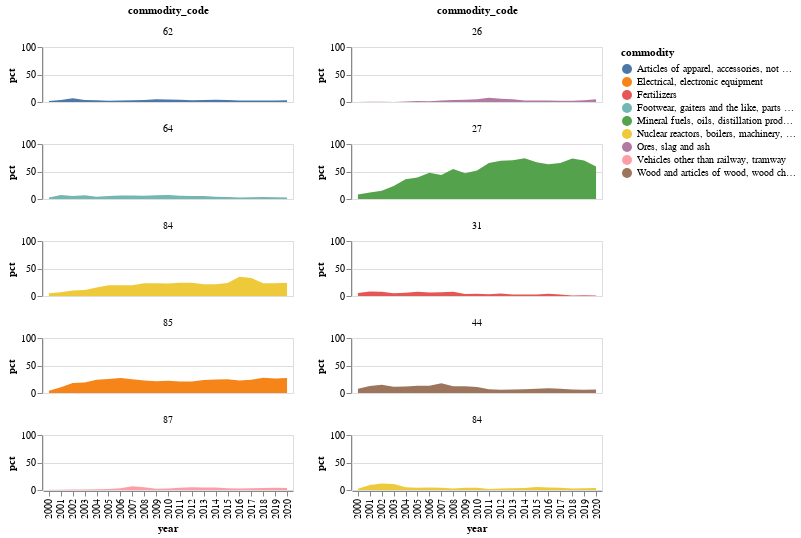

The notebook cell saved with this chart:
### Code cell
alt.hconcat(
    country_goods_facet(goods_data, "China", "Import", years=[2000, 2020], top=5),
    country_goods_facet(goods_data, "China", "Export", years=[2000, 2020], top=5)
)

### Figure 1 — Vega-Lite specification as saved in the notebook (floating-point values rounded to 4 significant figures)
{"config": {"view": {"continuousWidth": 400, "continuousHeight": 300}}, "hconcat": [{"data": {"name": "data-7b52f13b2757a26631e7b924bb9cf97b"}, "facet": {"field": "commodity_code", "type": "quantitative"}, "spec": {"mark": "area", "encoding": {"color": {"field": "commodity", "type": "nominal"}, "x": {"field": "year", "type": "ordinal"}, "y": {"field": "pct", "scale": {"domain": [0, 100]}, "type": "quantitative"}}, "height": 55, "width": 250}, "columns": 1}, {"data": {"name": "data-c9ddda583c9651408e6e098380e84d89"}, "facet": {"field": "commodity_code", "type": "quantitative"}, "spec": {"mark": "area", "encoding": {"color": {"field": "commodity", "type": "nominal"}, "x": {"field": "year", "type": "ordinal"}, "y": {"field": "pct", "scale": {"domain": [0, 100]}, "type": "quantitative"}}, "height": 55, "width": 250}, "columns": 1}], "$schema": "https://vega.github.io/schema/vega-lite/v4.17.0.json", "datasets": {"data-7b52f13b2757a26631e7b924bb9cf97b": [{"pct": 5.09, "year": 2000, "commodity": "Nuclear reactors, boilers, machinery, etc", "commodity_code": 84}, {"pct": 6.9, "year": 2001, "commodity": "Nuclear reactors, boilers, machinery, etc", "commodity_code": 84}, {"pct": 10.0, "year": 2002, "commodity": "Nuclear reactors, boilers, machinery, etc", "commodity_code": 84}, {"pct": 10.87, "year": 2003, "commodity": "Nuclear reactors, boilers, machinery, etc", "commodity_code": 84}, {"pct": 15.33, "year": 2004, "commodity": "Nuclear reactors, boilers, machinery, etc", "commodity_code": 84}, {"pct": 19.69, "year": 2005, "commodity": "Nuclear reactors, boilers, machinery, etc", "commodity_code": 84}, {"pct": 19.57, "year": 2006, "commodity": "Nuclear reactors, boilers, machinery, etc", "commodity_code": 84}, {"pct": 19.47, "year": 2007, "commodity": "Nuclear reactors, boilers, machinery, etc", "commodity_code": 84}, {"pct": 23.1, "year": 2008, "commodity": "Nuclear reactors, boilers, machinery, etc", "commodity_code": 84}, {"pct": 22.98, "year": 2009, "commodity": "Nuclear reactors, boilers, machinery, etc", "commodity_code": 84}, {"pct": 22.87, "year": 2010, "commodity": "Nuclear reactors, boilers, machinery, etc", "commodity_code": 84}, {"pct": 24.26, "year": 2011, "commodity": "Nuclear reactors, boilers, machinery, etc", "commodity_code": 84}, {"pct": 24.09, "year": 2012, "commodity": "Nuclear reactors, boilers, machinery, etc", "commodity_code": 84}, {"pct": 21.44, "year": 2013, "commodity": "Nuclear reactors, boilers, machinery, etc", "commodity_code": 84}, {"pct": 21.57, "year": 2014, "commodity": "Nuclear reactors, boilers, machinery, etc", "commodity_code": 84}, {"pct": 23.51, "year": 2015, "commodity": "Nuclear reactors, boilers, machinery, etc", "commodity_code": 84}, {"pct": 35.06, "year": 2016, "commodity": "Nuclear reactors, boilers, machinery, etc", "commodity_code": 84}, {"pct": 32.87, "year": 2017, "commodity": "Nuclear reactors, boilers, machinery, etc", "commodity_code": 84}, {"pct": 23.13, "year": 2018, "commodity": "Nuclear reactors, boilers, machinery, etc", "commodity_code": 84}, {"pct": 22.97, "year": 2019, "commodity": "Nuclear reactors, boilers, machinery, etc", "commodity_code": 84}, {"pct": 23.92, "year": 2020, "commodity": "Nuclear reactors, boilers, machinery, etc", "commodity_code": 84}, {"pct": 4.13, "year": 2000, "commodity": "Electrical, electronic equipment", "commodity_code": 85}, {"pct": 10.47, "year": 2001, "commodity": "Electrical, electronic equipment", "commodity_code": 85}, {"pct": 17.97, "year": 2002, "commodity": "Electrical, electronic equipment", "commodity_code": 85}, {"pct": 18.88, "year": 2003, "commodity": "Electrical, electronic equipment", "commodity_code": 85}, {"pct": 24.24, "year": 2004, "commodity": "Electrical, electronic equipment", "commodity_code": 85}, {"pct": 25.68, "year": 2005, "commodity": "Electrical, electronic equipment", "commodity_code": 85}, {"pct": 27.15, "year": 2006, "commodity": "Electrical, electronic equipment", "commodity_code": 85}, {"pct": 25.22, "year": 2007, "commodity": "Electrical, electronic equipment", "commodity_code": 85}, {"pct": 22.91, "year": 2008, "commodity": "Electrical, electronic equipment", "commodity_code": 85}, {"pct": 21.2, "year": 2009, "commodity": "Electrical, electronic equipment", "commodity_code": 85}, {"pct": 22.09, "year": 2010, "commodity": "Electrical, electronic equipment", "commodity_code": 85}, {"pct": 20.8, "year": 2011, "commodity": "Electrical, electronic equipment", "commodity_code": 85}, {"pct": 20.8, "year": 2012, "commodity": "Electrical, electronic equipment", "commodity_code": 85}, {"pct": 23.73, "year": 2013, "commodity": "Electrical, electronic equipment", "commodity_code": 85}, {"pct": 24.56, "year": 2014, "commodity": "Electrical, electronic equipment", "commodity_code": 85}, {"pct": 25.17, "year": 2015, "commodity": "Electrical, electronic equipment", "commodity_code": 85}, {"pct": 22.87, "year": 2016, "commodity": "Electrical, electronic equipment", "commodity_code": 85}, {"pct": 23.93, "year": 2017, "commodity": "Electrical, electronic equipment", "commodity_code": 85}, {"pct": 27.54, "year": 2018, "commodity": "Electrical, electronic equipment", "commodity_code": 85}, {"pct": 26.54, "year": 2019, "commodity": "Electrical, electronic equipment", "commodity_code": 85}, {"pct": 27.38, "year": 2020, "commodity": "Electrical, electronic equipment", "commodity_code": 85}, {"pct": 2.86, "year": 2000, "commodity": "Footwear, gaiters and the like, parts thereof", "commodity_code": 64}, {"pct": 7.2, "year": 2001, "commodity": "Footwear, gaiters and the like, parts thereof", "commodity_code": 64}, {"pct": 5.65, "year": 2002, "commodity": "Footwear, gaiters and the like, parts thereof", "commodity_code": 64}, {"pct": 6.8, "year": 2003, "commodity": "Footwear, gaiters and the like, parts thereof", "commodity_code": 64}, {"pct": 3.92, "year": 2004, "commodity": "Footwear, gaiters and the like, parts thereof", "commodity_code": 64}, {"pct": 5.43, "year": 2005, "commodity": "Footwear, gaiters and the like, parts thereof", "commodity_code": 64}, {"pct": 6.31, "year": 2006, "commodity": "Footwear, gaiters and the like, parts thereof", "commodity_code": 64}, {"pct": 6.22, "year": 2007, "commodity": "Footwear, gaiters and the like, parts thereof", "commodity_code": 64}, {"pct": 6.02, "year": 2008, "commodity": "Footwear, gaiters and the like, parts thereof", "commodity_code": 64}, {"pct": 6.84, "year": 2009, "commodity": "Footwear, gaiters and the like, parts thereof", "commodity_code": 64}, {"pct": 7.41, "year": 2010, "commodity": "Footwear, gaiters and the like, parts thereof", "commodity_code": 64}, {"pct": 5.79, "year": 2011, "commodity": "Footwear, gaiters and the like, parts thereof", "commodity_code": 64}, {"pct": 5.26, "year": 2012, "commodity": "Footwear, gaiters and the like, parts thereof", "commodity_code": 64}, {"pct": 5.32, "year": 2013, "commodity": "Footwear, gaiters and the like, parts thereof", "commodity_code": 64}, {"pct": 4.07, "year": 2014, "commodity": "Footwear, gaiters and the like, parts thereof", "commodity_code": 64}, {"pct": 3.75, "year": 2015, "commodity": "Footwear, gaiters and the like, parts thereof", "commodity_code": 64}, {"pct": 2.59, "year": 2016, "commodity": "Footwear, gaiters and the like, parts thereof", "commodity_code": 64}, {"pct": 2.97, "year": 2017, "commodity": "Footwear, gaiters and the like, parts thereof", "commodity_code": 64}, {"pct": 3.47, "year": 2018, "commodity": "Footwear, gaiters and the like, parts thereof", "commodity_code": 64}, {"pct": 3.23, "year": 2019, "commodity": "Footwear, gaiters and the like, parts thereof", "commodity_code": 64}, {"pct": 2.59, "year": 2020, "commodity": "Footwear, gaiters and the like, parts thereof", "commodity_code": 64}, {"pct": 0.67, "year": 2000, "commodity": "Vehicles other than railway, tramway", "commodity_code": 87}, {"pct": 0.6, "year": 2001, "commodity": "Vehicles other than railway, tramway", "commodity_code": 87}, {"pct": 0.72, "year": 2002, "commodity": "Vehicles other than railway, tramway", "commodity_code": 87}, {"pct": 0.98, "year": 2003, "commodity": "Vehicles other than railway, tramway", "commodity_code": 87}, {"pct": 1.16, "year": 2004, "commodity": "Vehicles other than railway, tramway", "commodity_code": 87}, {"pct": 2.0, "year": 2005, "commodity": "Vehicles other than railway, tramway", "commodity_code": 87}, {"pct": 3.0, "year": 2006, "commodity": "Vehicles other than railway, tramway", "commodity_code": 87}, {"pct": 6.67, "year": 2007, "commodity": "Vehicles other than railway, tramway", "commodity_code": 87}, {"pct": 5.14, "year": 2008, "commodity": "Vehicles other than railway, tramway", "commodity_code": 87}, {"pct": 2.08, "year": 2009, "commodity": "Vehicles other than railway, tramway", "commodity_code": 87}, {"pct": 2.61, "year": 2010, "commodity": "Vehicles other than railway, tramway", "commodity_code": 87}, {"pct": 3.94, "year": 2011, "commodity": "Vehicles other than railway, tramway", "commodity_code": 87}, {"pct": 5.09, "year": 2012, "commodity": "Vehicles other than railway, tramway", "commodity_code": 87}, {"pct": 4.48, "year": 2013, "commodity": "Vehicles other than railway, tramway", "commodity_code": 87}, {"pct": 4.35, "year": 2014, "commodity": "Vehicles other than railway, tramway", "commodity_code": 87}, {"pct": 3.27, "year": 2015, "commodity": "Vehicles other than railway, tramway", "commodity_code": 87}, {"pct": 2.84, "year": 2016, "commodity": "Vehicles other than railway, tramway", "commodity_code": 87}, {"pct": 3.24, "year": 2017, "commodity": "Vehicles other than railway, tramway", "commodity_code": 87}, {"pct": 3.67, "year": 2018, "commodity": "Vehicles other than railway, tramway", "commodity_code": 87}, {"pct": 4.2, "year": 2019, "commodity": "Vehicles other than railway, tramway", "commodity_code": 87}, {"pct": 3.81, "year": 2020, "commodity": "Vehicles other than railway, tramway", "commodity_code": 87}, {"pct": 1.7, "year": 2000, "commodity": "Articles of apparel, accessories, not knit or crochet", "commodity_code": 62}, {"pct": 3.84, "year": 2001, "commodity": "Articles of apparel, accessories, not knit or crochet", "commodity_code": 62}, {"pct": 6.69, "year": 2002, "commodity": "Articles of apparel, accessories, not knit or crochet", "commodity_code": 62}, {"pct": 3.53, "year": 2003, "commodity": "Articles of apparel, accessories, not knit or crochet", "commodity_code": 62}, {"pct": 3.4, "year": 2004, "commodity": "Articles of apparel, accessories, not knit or crochet", "commodity_code": 62}, {"pct": 2.09, "year": 2005, "commodity": "Articles of apparel, accessories, not knit or crochet", "commodity_code": 62}, {"pct": 2.7, "year": 2006, "commodity": "Articles of apparel, accessories, not knit or crochet", "commodity_code": 62}, {"pct": 3.37, "year": 2007, "commodity": "Articles of apparel, accessories, not knit or crochet", "commodity_code": 62}, {"pct": 3.69, "year": 2008, "commodity": "Articles of apparel, accessories, not knit or crochet", "commodity_code": 62}, {"pct": 4.91, "year": 2009, "commodity": "Articles of apparel, accessories, not knit or crochet", "commodity_code": 62}, {"pct": 4.37, "year": 2010, "commodity": "Articles of apparel, accessories, not knit or crochet", "commodity_code": 62}, {"pct": 3.92, "year": 2011, "commodity": "Articles of apparel, accessories, not knit or crochet", "commodity_code": 62}, {"pct": 3.25, "year": 2012, "commodity": "Articles of apparel, accessories, not knit or crochet", "commodity_code": 62}, {"pct": 3.76, "year": 2013, "commodity": "Articles of apparel, accessories, not knit or crochet", "commodity_code": 62}, {"pct": 3.87, "year": 2014, "commodity": "Articles of apparel, accessories, not knit or crochet", "commodity_code": 62}, {"pct": 3.56, "year": 2015, "commodity": "Articles of apparel, accessories, not knit or crochet", "commodity_code": 62}, {"pct": 2.63, "year": 2016, "commodity": "Articles of apparel, accessories, not knit or crochet", "commodity_code": 62}, {"pct": 2.57, "year": 2017, "commodity": "Articles of apparel, accessories, not knit or crochet", "commodity_code": 62}, {"pct": 2.88, "year": 2018, "commodity": "Articles of apparel, accessories, not knit or crochet", "commodity_code": 62}, {"pct": 2.7, "year": 2019, "commodity": "Articles of apparel, accessories, not knit or crochet", "commodity_code": 62}, {"pct": 3.36, "year": 2020, "commodity": "Articles of apparel, accessories, not knit or crochet", "commodity_code": 62}], "data-c9ddda583c9651408e6e098380e84d89": [{"pct": 7.97, "year": 2000, "commodity": "Mineral fuels, oils, distillation products, etc", "commodity_code": 27}, {"pct": 11.76, "year": 2001, "commodity": "Mineral fuels, oils, distillation products, etc", "commodity_code": 27}, {"pct": 14.94, "year": 2002, "commodity": "Mineral fuels, oils, distillation products, etc", "commodity_code": 27}, {"pct": 23.57, "year": 2003, "commodity": "Mineral fuels, oils, distillation products, etc", "commodity_code": 27}, {"pct": 35.7, "year": 2004, "commodity": "Mineral fuels, oils, distillation products, etc", "commodity_code": 27}, {"pct": 39.14, "year": 2005, "commodity": "Mineral fuels, oils, distillation products, etc", "commodity_code": 27}, {"pct": 47.8, "year": 2006, "commodity": "Mineral fuels, oils, distillation products, etc", "commodity_code": 27}, {"pct": 43.64, "year": 2007, "commodity": "Mineral fuels, oils, distillation products, etc", "commodity_code": 27}, {"pct": 54.4, "year": 2008, "commodity": "Mineral fuels, oils, distillation products, etc", "commodity_code": 27}, {"pct": 46.69, "year": 2009, "commodity": "Mineral fuels, oils, distillation products, etc", "commodity_code": 27}, {"pct": 51.92, "year": 2010, "commodity": "Mineral fuels, oils, distillation products, etc", "commodity_code": 27}, {"pct": 65.54, "year": 2011, "commodity": "Mineral fuels, oils, distillation products, etc", "commodity_code": 27}, {"pct": 69.61, "year": 2012, "commodity": "Mineral fuels, oils, distillation products, etc", "commodity_code": 27}, {"pct": 70.67, "year": 2013, "commodity": "Mineral fuels, oils, distillation products, etc", "commodity_code": 27}, {"pct": 74.18, "year": 2014, "commodity": "Mineral fuels, oils, distillation products, etc", "commodity_code": 27}, {"pct": 66.71, "year": 2015, "commodity": "Mineral fuels, oils, distillation products, etc", "commodity_code": 27}, {"pct": 63.3, "year": 2016, "commodity": "Mineral fuels, oils, distillation products, etc", "commodity_code": 27}, {"pct": 65.31, "year": 2017, "commodity": "Mineral fuels, oils, distillation products, etc", "commodity_code": 27}, {"pct": 73.59, "year": 2018, "commodity": "Mineral fuels, oils, distillation products, etc", "commodity_code": 27}, {"pct": 69.9, "year": 2019, "commodity": "Mineral fuels, oils, distillation products, etc", "commodity_code": 27}, {"pct": 59.27, "year": 2020, "commodity": "Mineral fuels, oils, distillation products, etc", "commodity_code": 27}, {"pct": 7.83, "year": 2000, "commodity": "Wood and articles of wood, wood charcoal", "commodity_code": 44}, {"pct": 12.51, "year": 2001, "commodity": "Wood and articles of wood, wood charcoal", "commodity_code": 44}, {"pct": 14.87, "year": 2002, "commodity": "Wood and articles of wood, wood charcoal", "commodity_code": 44}, {"pct": 11.38, "year": 2003, "commodity": "Wood and articles of wood, wood charcoal", "commodity_code": 44}, {"pct": 12.01, "year": 2004, "commodity": "Wood and articles of wood, wood charcoal", "commodity_code": 44}, {"pct": 13.14, "year": 2005, "commodity": "Wood and articles of wood, wood charcoal", "commodity_code": 44}, {"pct": 13.08, "year": 2006, "commodity": "Wood and articles of wood, wood charcoal", "commodity_code": 44}, {"pct": 17.92, "year": 2007, "commodity": "Wood and articles of wood, wood charcoal", "commodity_code": 44}, {"pct": 12.17, "year": 2008, "commodity": "Wood and articles of wood, wood charcoal", "commodity_code": 44}, {"pct": 12.4, "year": 2009, "commodity": "Wood and articles of wood, wood charcoal", "commodity_code": 44}, {"pct": 10.97, "year": 2010, "commodity": "Wood and articles of wood, wood charcoal", "commodity_code": 44}, {"pct": 6.98, "year": 2011, "commodity": "Wood and articles of wood, wood charcoal", "commodity_code": 44}, {"pct": 5.83, "year": 2012, "commodity": "Wood and articles of wood, wood charcoal", "commodity_code": 44}, {"pct": 6.26, "year": 2013, "commodity": "Wood and articles of wood, wood charcoal", "commodity_code": 44}, {"pct": 6.71, "year": 2014, "commodity": "Wood and articles of wood, wood charcoal", "commodity_code": 44}, {"pct": 7.83, "year": 2015, "commodity": "Wood and articles of wood, wood charcoal", "commodity_code": 44}, {"pct": 8.83, "year": 2016, "commodity": "Wood and articles of wood, wood charcoal", "commodity_code": 44}, {"pct": 7.95, "year": 2017, "commodity": "Wood and articles of wood, wood charcoal", "commodity_code": 44}, {"pct": 6.29, "year": 2018, "commodity": "Wood and articles of wood, wood charcoal", "commodity_code": 44}, {"pct": 5.92, "year": 2019, "commodity": "Wood and articles of wood, wood charcoal", "commodity_code": 44}, {"pct": 6.25, "year": 2020, "commodity": "Wood and articles of wood, wood charcoal", "commodity_code": 44}, {"pct": 2.5, "year": 2000, "commodity": "Nuclear reactors, boilers, machinery, etc", "commodity_code": 84}, {"pct": 8.93, "year": 2001, "commodity": "Nuclear reactors, boilers, machinery, etc", "commodity_code": 84}, {"pct": 12.01, "year": 2002, "commodity": "Nuclear reactors, boilers, machinery, etc", "commodity_code": 84}, {"pct": 10.72, "year": 2003, "commodity": "Nuclear reactors, boilers, machinery, etc", "commodity_code": 84}, {"pct": 5.03, "year": 2004, "commodity": "Nuclear reactors, boilers, machinery, etc", "commodity_code": 84}, {"pct": 4.07, "year": 2005, "commodity": "Nuclear reactors, boilers, machinery, etc", "commodity_code": 84}, {"pct": 4.67, "year": 2006, "commodity": "Nuclear reactors, boilers, machinery, etc", "commodity_code": 84}, {"pct": 3.93, "year": 2007, "commodity": "Nuclear reactors, boilers, machinery, etc", "commodity_code": 84}, {"pct": 2.89, "year": 2008, "commodity": "Nuclear reactors, boilers, machinery, etc", "commodity_code": 84}, {"pct": 4.28, "year": 2009, "commodity": "Nuclear reactors, boilers, machinery, etc", "commodity_code": 84}, {"pct": 4.3, "year": 2010, "commodity": "Nuclear reactors, boilers, machinery, etc", "commodity_code": 84}, {"pct": 1.7, "year": 2011, "commodity": "Nuclear reactors, boilers, machinery, etc", "commodity_code": 84}, {"pct": 2.71, "year": 2012, "commodity": "Nuclear reactors, boilers, machinery, etc", "commodity_code": 84}, {"pct": 3.2, "year": 2013, "commodity": "Nuclear reactors, boilers, machinery, etc", "commodity_code": 84}, {"pct": 3.66, "year": 2014, "commodity": "Nuclear reactors, boilers, machinery, etc", "commodity_code": 84}, {"pct": 5.29, "year": 2015, "commodity": "Nuclear reactors, boilers, machinery, etc", "commodity_code": 84}, {"pct": 4.34, "year": 2016, "commodity": "Nuclear reactors, boilers, machinery, etc", "commodity_code": 84}, {"pct": 3.88, "year": 2017, "commodity": "Nuclear reactors, boilers, machinery, etc", "commodity_code": 84}, {"pct": 2.69, "year": 2018, "commodity": "Nuclear reactors, boilers, machinery, etc", "commodity_code": 84}, {"pct": 3.21, "year": 2019, "commodity": "Nuclear reactors, boilers, machinery, etc", "commodity_code": 84}, {"pct": 3.61, "year": 2020, "commodity": "Nuclear reactors, boilers, machinery, etc", "commodity_code": 84}, {"pct": 0.11, "year": 2000, "commodity": "Ores, slag and ash", "commodity_code": 26}, {"pct": 0.33, "year": 2001, "commodity": "Ores, slag and ash", "commodity_code": 26}, {"pct": 0.41, "year": 2002, "commodity": "Ores, slag and ash", "commodity_code": 26}, {"pct": 0.17, "year": 2003, "commodity": "Ores, slag and ash", "commodity_code": 26}, {"pct": 0.86, "year": 2004, "commodity": "Ores, slag and ash", "commodity_code": 26}, {"pct": 1.94, "year": 2005, "commodity": "Ores, slag and ash", "commodity_code": 26}, {"pct": 1.18, "year": 2006, "commodity": "Ores, slag and ash", "commodity_code": 26}, {"pct": 2.51, "year": 2007, "commodity": "Ores, slag and ash", "commodity_code": 26}, {"pct": 3.7, "year": 2008, "commodity": "Ores, slag and ash", "commodity_code": 26}, {"pct": 4.11, "year": 2009, "commodity": "Ores, slag and ash", "commodity_code": 26}, {"pct": 4.89, "year": 2010, "commodity": "Ores, slag and ash", "commodity_code": 26}, {"pct": 7.71, "year": 2011, "commodity": "Ores, slag and ash", "commodity_code": 26}, {"pct": 5.69, "year": 2012, "commodity": "Ores, slag and ash", "commodity_code": 26}, {"pct": 5.12, "year": 2013, "commodity": "Ores, slag and ash", "commodity_code": 26}, {"pct": 2.77, "year": 2014, "commodity": "Ores, slag and ash", "commodity_code": 26}, {"pct": 2.67, "year": 2015, "commodity": "Ores, slag and ash", "commodity_code": 26}, {"pct": 2.56, "year": 2016, "commodity": "Ores, slag and ash", "commodity_code": 26}, {"pct": 2.5, "year": 2017, "commodity": "Ores, slag and ash", "commodity_code": 26}, {"pct": 2.49, "year": 2018, "commodity": "Ores, slag and ash", "commodity_code": 26}, {"pct": 3.24, "year": 2019, "commodity": "Ores, slag and ash", "commodity_code": 26}, {"pct": 5.02, "year": 2020, "commodity": "Ores, slag and ash", "commodity_code": 26}, {"pct": 5.35, "year": 2000, "commodity": "Fertilizers", "commodity_code": 31}, {"pct": 8.29, "year": 2001, "commodity": "Fertilizers", "commodity_code": 31}, {"pct": 7.82, "year": 2002, "commodity": "Fertilizers", "commodity_code": 31}, {"pct": 4.92, "year": 2003, "commodity": "Fertilizers", "commodity_code": 31}, {"pct": 5.7, "year": 2004, "commodity": "Fertilizers", "commodity_code": 31}, {"pct": 7.89, "year": 2005, "commodity": "Fertilizers", "commodity_code": 31}, {"pct": 6.37, "year": 2006, "commodity": "Fertilizers", "commodity_code": 31}, {"pct": 6.72, "year": 2007, "commodity": "Fertilizers", "commodity_code": 31}, {"pct": 7.55, "year": 2008, "commodity": "Fertilizers", "commodity_code": 31}, {"pct": 3.57, "year": 2009, "commodity": "Fertilizers", "commodity_code": 31}, {"pct": 4.02, "year": 2010, "commodity": "Fertilizers", "commodity_code": 31}, {"pct": 3.06, "year": 2011, "commodity": "Fertilizers", "commodity_code": 31}, {"pct": 4.47, "year": 2012, "commodity": "Fertilizers", "commodity_code": 31}, {"pct": 2.71, "year": 2013, "commodity": "Fertilizers", "commodity_code": 31}, {"pct": 2.57, "year": 2014, "commodity": "Fertilizers", "commodity_code": 31}, {"pct": 2.91, "year": 2015, "commodity": "Fertilizers", "commodity_code": 31}, {"pct": 4.21, "year": 2016, "commodity": "Fertilizers", "commodity_code": 31}, {"pct": 2.59, "year": 2017, "commodity": "Fertilizers", "commodity_code": 31}, {"pct": 1.06, "year": 2018, "commodity": "Fertilizers", "commodity_code": 31}, {"pct": 1.46, "year": 2019, "commodity": "Fertilizers", "commodity_code": 31}, {"pct": 1.07, "year": 2020, "commodity": "Fertilizers", "commodity_code": 31}]}}
